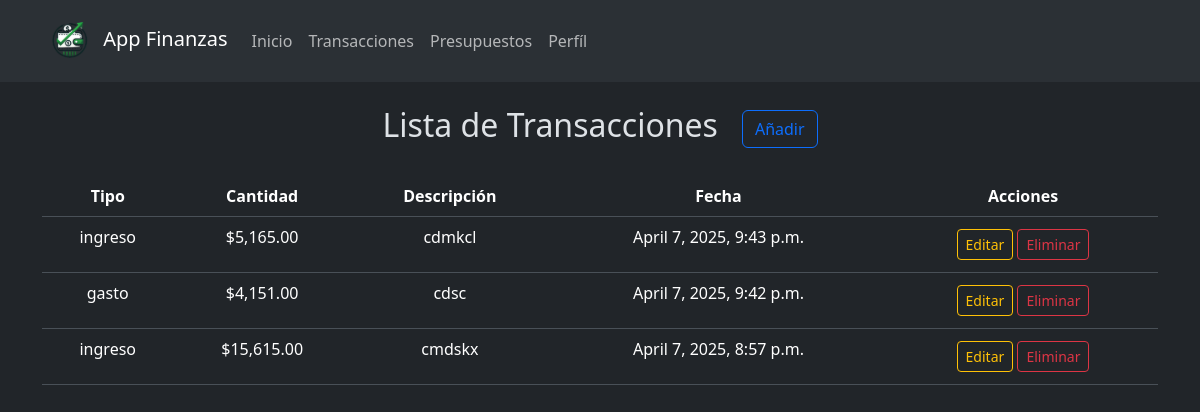
Page /transacciones/ (signed in) on the earlier database version.
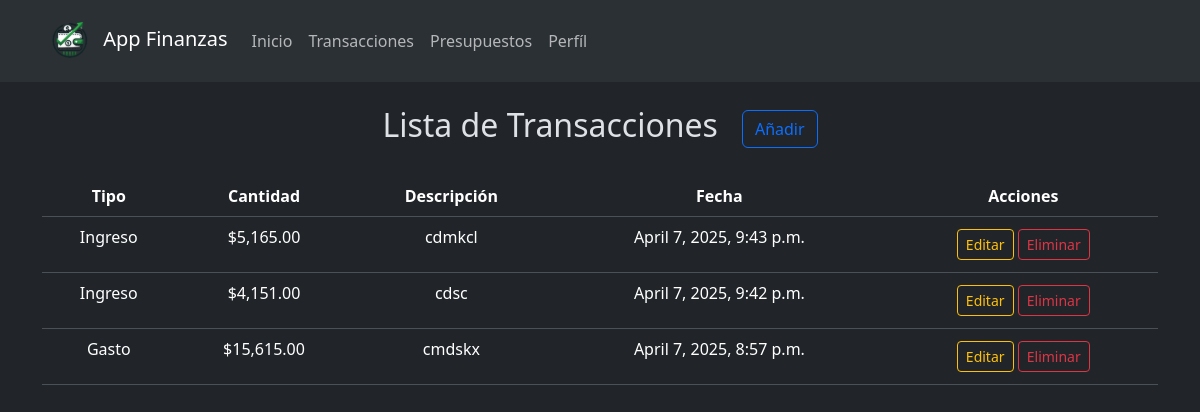
Same page on the later database version.
### myApp/models.py (models this page shows, shortened)
class Transaccion(models.Model):
    TIPO_CHOICES = [
        ('Ingreso', 'Ingreso'),
        ('Gasto', 'Gasto'),
    ]
    usuario = models.ForeignKey(settings.AUTH_USER_MODEL, on_delete=models.CASCADE)
    tipo = models.CharField(max_length=10, choices=TIPO_CHOICES)
    cantidad = models.DecimalField(max_digits=10, decimal_places=2)
    descripcion = models.TextField()
    fecha = models.DateTimeField(auto_now_add=True)

### myApp/views.py (the view)
# urls.py: path('transacciones/', views.lista_transacciones, name='lista_transacciones'),
@login_required
def lista_transacciones(request):
    transacciones = Transaccion.objects.filter(
        usuario=request.user).order_by('-fecha')
    return render(request, 'transacciones/Transacciones.html', {'transacciones': transacciones})

### myApp/templates/transacciones/Transacciones.html
{% extends 'base.html' %}
{% block content %}
{% load humanize %}
<div class="container text-center">
    <div class="row my-4 d-flex align-items-center justify-content-center">
        <div class="col-auto">
            <h2>Lista de Transacciones</h2>
        </div>
        <div class="col-auto">
            <button class="btn btn-outline-primary">
                <a class="nav-link" href="{% url 'agregar_transaccion' %}">Añadir</a>
            </button>
        </div>
    </div>
    {% if transacciones %}
    <div class="table-responsive">
        <table class="table">
            <thead>
                <tr>
                    <th>Tipo</th>
                    <th>Cantidad</th>
                    <th>Descripción</th>
                    <th>Fecha</th>
                    <th>Acciones</th>
                </tr>
            </thead>
            <tbody>
                {% for transaccion in transacciones %}
                <tr>
                    <td>{{ transaccion.tipo }}</td>
                    <td>${{ transaccion.cantidad|intcomma }}</td>
                    <td>{{ transaccion.descripcion }}</td>
                    <td>{{ transaccion.fecha }}</td>
                    <td>
                        <button class="btn btn-outline-warning btn-sm my-1">
                            <a class="nav-link" href="{% url 'editar_transaccion' transaccion.id %}">Editar</a>
                        </button>
                        <button class="btn btn-outline-danger btn-sm">
                            <a class="nav-link" href="{% url 'eliminar_transaccion' transaccion.id %}">Eliminar</a>
                        </button>
                    </td>
                </tr>
                {% endfor %}
            </tbody>
        </table>
    </div>
    {% else %}
    <p>No tienes transacciones aún.</p>
    {% endif %}
</div>
{% endblock %}

Differences in the rows shown:
changed Transaccion "cdmkcl": tipo "ingreso" → "Ingreso"
changed Transaccion "cdsc": tipo "gasto" → "Ingreso"
changed Transaccion "cmdskx": tipo "ingreso" → "Gasto"
